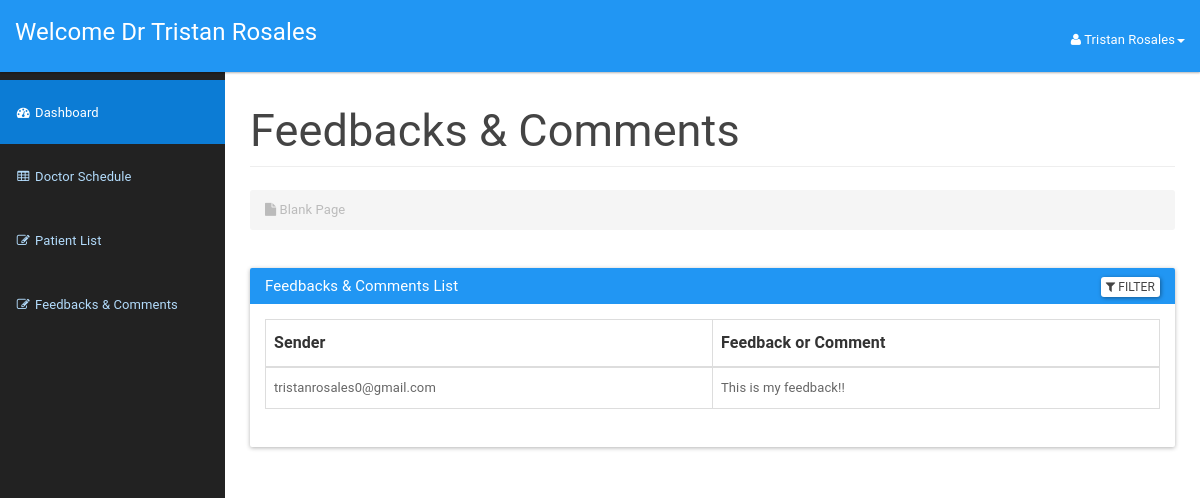
The app's page /doctor/doctorfeedback.php (signed in) with its own data.
### tables this page shows
CREATE TABLE `doctor` (
  `icDoctor` bigint(12) NOT NULL,
  `password` varchar(20) NOT NULL,
  `doctorId` int(3) NOT NULL,
  `doctorFirstName` varchar(1000) NOT NULL,
  `doctorLastName` varchar(1000) NOT NULL,
  `doctorAddress` varchar(100) NOT NULL,
  `doctorPhone` varchar(15) NOT NULL,
  `doctorEmail` varchar(1000) NOT NULL,
  `doctorDOB` date NOT NULL
);

CREATE TABLE `feedbacks` (
  `ID` int(255) NOT NULL,
  `Feedback` varchar(5000) NOT NULL,
  `Sender` varchar(1000) NOT NULL
);

### doctor/doctorfeedback.php (the view, shortened to what this page needs)
<?php
include_once '../assets/conn/dbconnect.php';
$usersession = $_SESSION['doctorSession'];
$res=mysqli_query($con,"SELECT * FROM doctor WHERE doctorId=".$usersession);
$userRow=mysqli_fetch_array($res,MYSQLI_ASSOC);
?>
<!DOCTYPE html>
<html lang="en">
    <head>
        <link href="assets/css/material.css" rel="stylesheet">
        <link href="assets/css/sb-admin.css" rel="stylesheet">
        <link href="assets/css/style.css" rel="stylesheet">
        <link href="assets/font-awesome/css/font-awesome.css" rel="stylesheet">
    </head>
    <body>
        <div id="wrapper">
            <nav class="navbar navbar-inverse navbar-fixed-top" role="navigation">
                <div class="navbar-header">
                    <a class="navbar-brand" href="doctordashboard.php">Welcome Dr <?php echo $userRow['doctorFirstName'];?> <?php echo $userRow['doctorLastName'];?></a>
                </div>
                <ul class="nav navbar-right top-nav">
                    <li class="dropdown">
                        <a href="#" class="dropdown-toggle" data-toggle="dropdown"><i class="fa fa-user"></i> <?php echo $userRow['doctorFirstName']; ?> <?php echo $userRow['doctorLastName']; ?><b class="caret"></b></a>
                    </li>
                </ul>
                <div class="collapse navbar-collapse navbar-ex1-collapse">
                    <ul class="nav navbar-nav side-nav">
                        <li class="active">
                            <a href="doctordashboard.php"><i class="fa fa-fw fa-dashboard"></i> Dashboard</a>
                        </li>
                        <li>
                            <a href="addschedule.php"><i class="fa fa-fw fa-table"></i> Doctor Schedule</a>
                        </li>
                        <li>
                            <a href="patientlist.php"><i class="fa fa-fw fa-edit"></i> Patient List</a>
                        </li>
                        <li>
                            <a href="doctorfeedback.php"><i class="fa fa-fw fa-edit"></i> Feedbacks & Comments</a>
                        </li>
                    </ul>
                </div>
            </nav>
            <div id="page-wrapper">
                <div class="container-fluid">
                    <div class="row">
                        <div class="col-lg-12">
                            <h2 class="page-header">
                            Feedbacks & Comments
                            </h2>
                            <ol class="breadcrumb">
                                <li class="active">
                                    <i class="fa fa-file"></i> Blank Page
                                </li>
                            </ol>
                        </div>
                    </div>
                    <div class="panel panel-primary filterable">
                       <div class="panel-heading">
                        <h3 class="panel-title">Feedbacks & Comments List</h3>
                        <div class="pull-right">
                            <button class="btn btn-default btn-xs btn-filter"><span class="fa fa-filter"></span> Filter</button>
                        </div>
                        </div>
                        <div class="panel-body">
                        <table class="table table-hover table-bordered">
                            <thead>
                                <tr class="filters">
                                    <th><input type="text" class="form-control" placeholder="Sender" disabled></th>
                                    <th><input type="text" class="form-control" placeholder="Feedback or Comment" disabled></th>
                                </tr>
                            </thead>
                            <?php
                            $res=mysqli_query($con,"SELECT * FROM feedbacks
                                                    ORDER BY ID desc");
                            while ($feedbacks=mysqli_fetch_array($res)) {
                                echo "<tbody>";
                                echo "<tr>";
                                    echo "<td>" . $feedbacks['Sender'] . "</td>";
                                    echo "<td>" . $feedbacks['Feedback'] . "</td>";
                            }
                                echo "</tr>";
                           echo "</tbody>";
                       echo "</table>";
                        ?>
                    </div>
                </div>
                </div>
            </div>
        </div>
    </body>
</html>

### doctor/assets/css/sb-admin.css (style rules this page uses)
body { margin-top: 100px; background-color: #222; }
@media (min-width:768px) { body { margin-top: 50px; } }
#wrapper { padding-left: 0; }
#page-wrapper { min-height: 900px !important; width: 100%; padding: 0; background-color: #fff; }
@media (min-width:768px) { #wrapper { padding-left: 225px; } }
@media (min-width:768px) { #page-wrapper { padding: 10px; } }
.top-nav { padding: 0 15px; }
.top-nav>li { display: inline-block; float: left; }
.top-nav>li>a { padding-top: 17px; padding-bottom: 10px; line-height: 45px; color: white; }
@media (min-width:768px) { .side-nav { position: fixed; top: 80px; left: 225px; width: 225px; margin-left: -225px; border: none; border-radius: 0; overflow-y: auto; background-color: #222; bottom: 0; overflow-x: hidden; padding-bottom: 40px; } }
@media (min-width:768px) { .side-nav>li>a { width: 225px; } }

### doctor/assets/css/style.css (style rules this page uses)
.filterable { margin-top: 15px; }
.filterable .panel-heading .pull-right { margin-top: -20px; }
.filterable .filters input[disabled] { background-color: transparent; border: none; cursor: auto; box-shadow: none; padding: 0; height: auto; }

### records on screen
doctor: doctorFirstName "Tristan", doctorLastName "Rosales"
feedbacks: Sender "tristanrosales0@gmail.com", Feedback "This is my feedback!!"
